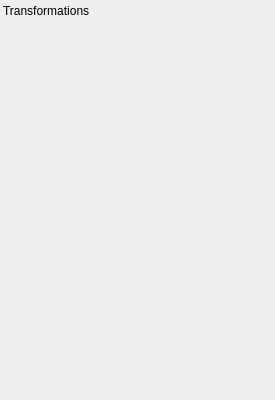
<ui version="4.0" >
 <class>TransTab</class>
 <widget class="QWidget" name="TransTab" >
  <property name="geometry" >
   <rect>
    <x>0</x>
    <y>0</y>
    <width>275</width>
    <height>400</height>
   </rect>
  </property>
  <property name="maximumSize" >
   <size>
    <width>275</width>
    <height>16777215</height>
   </size>
  </property>
  <property name="windowTitle" >
   <string>PlotMS Trans Tab</string>
  </property>
  <widget class="QLabel" name="transLabel" >
   <property name="geometry" >
    <rect>
     <x>3</x>
     <y>3</y>
     <width>269</width>
     <height>17</height>
    </rect>
   </property>
   <property name="text" >
    <string>Transformations</string>
   </property>
   <property name="textFormat" >
    <enum>Qt::RichText</enum>
   </property>
  </widget>
  <widget class="QFrame" name="transFrame" >
   <property name="geometry" >
    <rect>
     <x>3</x>
     <y>23</y>
     <width>269</width>
     <height>261</height>
    </rect>
   </property>
   <property name="sizePolicy" >
    <sizepolicy vsizetype="MinimumExpanding" hsizetype="Preferred" >
     <horstretch>0</horstretch>
     <verstretch>0</verstretch>
    </sizepolicy>
   </property>
   <property name="frameShape" >
    <enum>QFrame::NoFrame</enum>
   </property>
   <property name="frameShadow" >
    <enum>QFrame::Raised</enum>
   </property>
  </widget>
 </widget>
 <resources/>
 <connections/>
</ui>
